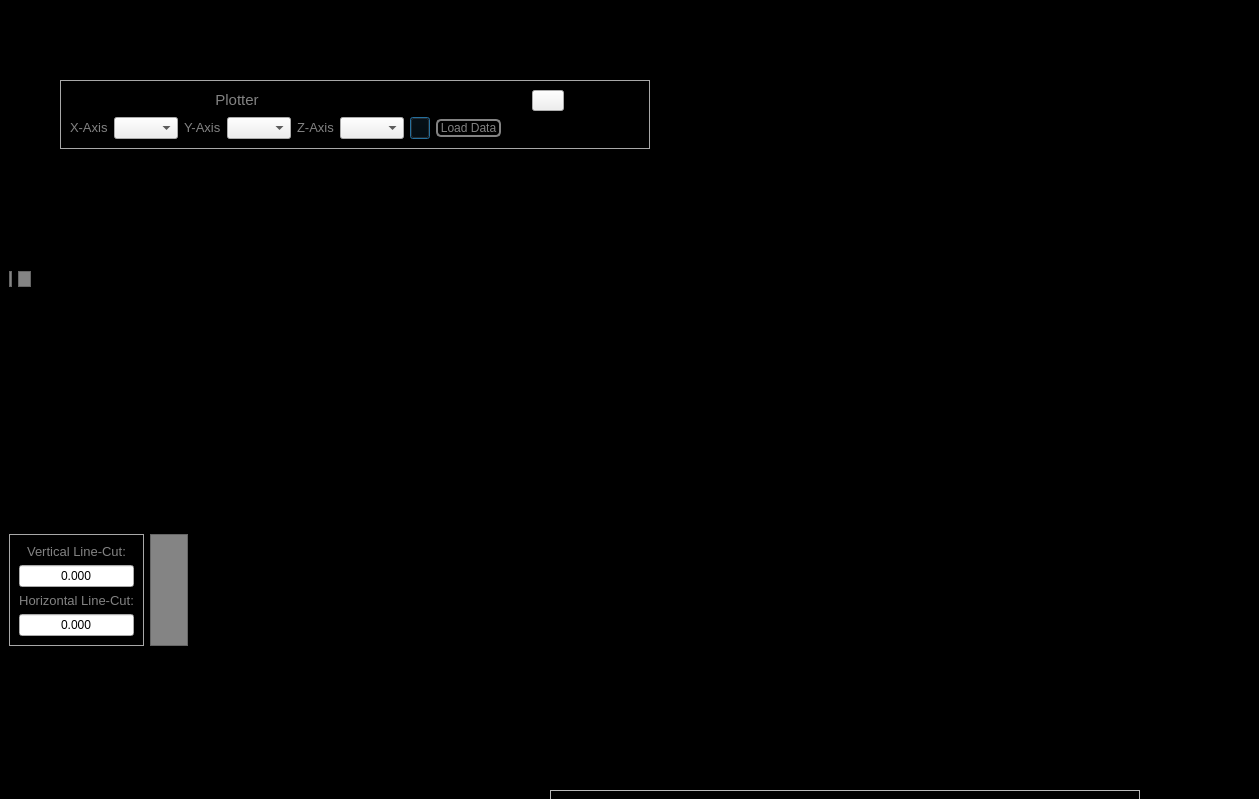
<?xml version="1.0" encoding="UTF-8"?>
<ui version="4.0">
 <class>Dialog</class>
 <widget class="QDialog" name="Dialog">
  <property name="geometry">
   <rect>
    <x>0</x>
    <y>0</y>
    <width>1259</width>
    <height>799</height>
   </rect>
  </property>
  <property name="windowTitle">
   <string>Plotter</string>
  </property>
  <property name="windowIcon">
   <iconset resource="../Resources/nSOTScannerResources.qrc">
    <normaloff>:/nSOTScanner/Pictures/jj_schema.svg</normaloff>:/nSOTScanner/Pictures/jj_schema.svg</iconset>
  </property>
  <property name="styleSheet">
   <string notr="true">#Dialog{
	background-color: rgb(0, 0, 0);}</string>
  </property>
  <widget class="QFrame" name="frame_TopBlock">
   <property name="geometry">
    <rect>
     <x>60</x>
     <y>80</y>
     <width>590</width>
     <height>69</height>
    </rect>
   </property>
   <property name="styleSheet">
    <string notr="true">#frame_TopBlock{
border:1px solid rgb(168,168,168)
}</string>
   </property>
   <property name="frameShape">
    <enum>QFrame::StyledPanel</enum>
   </property>
   <property name="frameShadow">
    <enum>QFrame::Raised</enum>
   </property>
   <layout class="QGridLayout" name="gridLayout_6">
    <item row="1" column="3">
     <widget class="QComboBox" name="yAxis"/>
    </item>
    <item row="1" column="6">
     <widget class="QPushButton" name="refresh">
      <property name="minimumSize">
       <size>
        <width>20</width>
        <height>20</height>
       </size>
      </property>
      <property name="toolTip">
       <string>Refresh Plot</string>
      </property>
      <property name="styleSheet">
       <string notr="true">#refresh{
image:url(:/nSOTScanner/Pictures/refresh.png);
background: black;

}

QPushButton:pressed#refresh{
image:url(:/nSOTScanner/Pictures/refresh.png);
background: black;
border: 2px rgb(131,131,131);
border-radius: 5px
}</string>
      </property>
      <property name="text">
       <string/>
      </property>
     </widget>
    </item>
    <item row="0" column="10">
     <widget class="QPushButton" name="sensitivity">
      <property name="sizePolicy">
       <sizepolicy hsizetype="Preferred" vsizetype="Fixed">
        <horstretch>0</horstretch>
        <verstretch>0</verstretch>
       </sizepolicy>
      </property>
      <property name="minimumSize">
       <size>
        <width>20</width>
        <height>20</height>
       </size>
      </property>
      <property name="toolTip">
       <string>Compute Sensitivity</string>
      </property>
      <property name="styleSheet">
       <string notr="true">#sensitivity{
image:url(:/nSOTScanner/Pictures/inverseSigma.png);
background: black;
border: 0px solid rgb(95,107,166);
}

QPushButton:pressed#sensitivity{
image:url(:/nSOTScanner/Pictures/inverseSigma.png);
background: black;
border: 2px rgb(131,131,131);
border-radius: 5px
}</string>
      </property>
      <property name="text">
       <string/>
      </property>
     </widget>
    </item>
    <item row="0" column="11">
     <widget class="QPushButton" name="savePlot">
      <property name="sizePolicy">
       <sizepolicy hsizetype="Preferred" vsizetype="Fixed">
        <horstretch>0</horstretch>
        <verstretch>0</verstretch>
       </sizepolicy>
      </property>
      <property name="toolTip">
       <string>Compute Sensitivity</string>
      </property>
      <property name="styleSheet">
       <string notr="true">#savePlot{
image:url(:/nSOTScanner/Pictures/save.png);
background: black;
border: 0px solid rgb(95,107,166);
}

QPushButton:pressed#savePlot{
image:url(:/nSOTScanner/Pictures/save.png);
background: black;
border: 2px rgb(131,131,131);
border-radius: 5px
}</string>
      </property>
      <property name="text">
       <string/>
      </property>
     </widget>
    </item>
    <item row="1" column="9">
     <widget class="QPushButton" name="gradient">
      <property name="sizePolicy">
       <sizepolicy hsizetype="Preferred" vsizetype="Fixed">
        <horstretch>0</horstretch>
        <verstretch>0</verstretch>
       </sizepolicy>
      </property>
      <property name="toolTip">
       <string>Directional Gradient</string>
      </property>
      <property name="styleSheet">
       <string notr="true">#gradient{
image:url(:/nSOTScanner/Pictures/inverseNabla.png);
background: black;
border: 0px solid rgb(95,107,166);
}

QPushButton:pressed#gradient{
image:url(:/nSOTScanner/Pictures/inverseNabla.png);
background: black;
border: 2px rgb(131,131,131);
border-radius: 5px
}</string>
      </property>
      <property name="text">
       <string/>
      </property>
     </widget>
    </item>
    <item row="1" column="7">
     <widget class="QPushButton" name="browse">
      <property name="minimumSize">
       <size>
        <width>65</width>
        <height>17</height>
       </size>
      </property>
      <property name="toolTip">
       <string>Browse Data Vault</string>
      </property>
      <property name="styleSheet">
       <string notr="true">QPushButton:pressed#browse{
color: rgb(0,0,0);
background-color:rgb(131,131,131);
border: 1px solid rgb(0,0,0);
border-radius: 5px
}

QPushButton#browse{
color: rgb(131,131,131);
background-color:rgb(0,0,0);
border: 2px solid  rgb(131,131,131);
border-radius: 5px
}</string>
      </property>
      <property name="text">
       <string>Load Data</string>
      </property>
     </widget>
    </item>
    <item row="0" column="9">
     <widget class="QPushButton" name="subtract">
      <property name="sizePolicy">
       <sizepolicy hsizetype="Preferred" vsizetype="Fixed">
        <horstretch>0</horstretch>
        <verstretch>0</verstretch>
       </sizepolicy>
      </property>
      <property name="minimumSize">
       <size>
        <width>20</width>
        <height>20</height>
       </size>
      </property>
      <property name="toolTip">
       <string>Subtract Fit</string>
      </property>
      <property name="styleSheet">
       <string notr="true">#subtract{menu-indicator:{image:none}}

#subtract{
image:url(:/nSOTScanner/Pictures/inverseRes.png);
background: black;
border: 0px solid rgb(95,107,166);
}

QPushButton:pressed#subtract{
image:url(:/nSOTScanner/Pictures/inverseRes.png);
background: black;
border: 2px rgb(131,131,131);
border-radius: 5px
}</string>
      </property>
      <property name="text">
       <string/>
      </property>
     </widget>
    </item>
    <item row="1" column="10">
     <widget class="QPushButton" name="diamCalc">
      <property name="sizePolicy">
       <sizepolicy hsizetype="Preferred" vsizetype="Fixed">
        <horstretch>0</horstretch>
        <verstretch>0</verstretch>
       </sizepolicy>
      </property>
      <property name="toolTip">
       <string>Estimate nSOT Diameter</string>
      </property>
      <property name="styleSheet">
       <string notr="true">#diamCalc{
image:url(:/nSOTScanner/Pictures/inverseDiameter.png);
background: black;
border: 0px solid rgb(95,107,166);
}

QPushButton:pressed#diamCalc{
image:url(:/nSOTScanner/Pictures/inverseDiameter.png);
background: black;
border: 2px rgb(131,131,131);
border-radius: 5px
}</string>
      </property>
      <property name="text">
       <string/>
      </property>
     </widget>
    </item>
    <item row="1" column="5">
     <widget class="QComboBox" name="zAxis"/>
    </item>
    <item row="1" column="8">
     <widget class="QPushButton" name="zoom">
      <property name="minimumSize">
       <size>
        <width>20</width>
        <height>20</height>
       </size>
      </property>
      <property name="toolTip">
       <string>Zoom</string>
      </property>
      <property name="styleSheet">
       <string notr="true">#zoom{
image:url(:/nSOTScanner/Pictures/zoomIcon.png);
background: black;
border: 0px solid rgb(95,107,166);
}

QPushButton:pressed#zoom{
image:url(:/nSOTScanner/Pictures/zoomIcon.png);
background: black;
border: 2px rgb(131,131,131);
border-radius: 5px
}</string>
      </property>
      <property name="text">
       <string/>
      </property>
     </widget>
    </item>
    <item row="1" column="2">
     <widget class="QLabel" name="label_3">
      <property name="text">
       <string>&lt;html&gt;&lt;head/&gt;&lt;body&gt;&lt;p&gt;&lt;span style=&quot; font-size:10pt; color:#838383;&quot;&gt;Y-Axis&lt;/span&gt;&lt;/p&gt;&lt;/body&gt;&lt;/html&gt;</string>
      </property>
     </widget>
    </item>
    <item row="1" column="4">
     <widget class="QLabel" name="label_4">
      <property name="text">
       <string>&lt;html&gt;&lt;head/&gt;&lt;body&gt;&lt;p&gt;&lt;span style=&quot; font-size:10pt; color:#838383;&quot;&gt;Z-Axis&lt;/span&gt;&lt;/p&gt;&lt;/body&gt;&lt;/html&gt;</string>
      </property>
     </widget>
    </item>
    <item row="1" column="11">
     <widget class="QPushButton" name="addPlot">
      <property name="sizePolicy">
       <sizepolicy hsizetype="Preferred" vsizetype="Fixed">
        <horstretch>0</horstretch>
        <verstretch>0</verstretch>
       </sizepolicy>
      </property>
      <property name="minimumSize">
       <size>
        <width>20</width>
        <height>20</height>
       </size>
      </property>
      <property name="focusPolicy">
       <enum>Qt::NoFocus</enum>
      </property>
      <property name="toolTip">
       <string>Add Plot</string>
      </property>
      <property name="styleSheet">
       <string notr="true">#addPlot{
image:url(:/nSOTScanner/Pictures/add.png);
background: black;
border: 0px solid rgb(95,107,166);
}

QPushButton:pressed#addPlot{
image:url(:/nSOTScanner/Pictures/add.png);
background: black;
border: 2px rgb(131,131,131);
border-radius: 5px
}</string>
      </property>
      <property name="text">
       <string/>
      </property>
      <property name="autoDefault">
       <bool>false</bool>
      </property>
     </widget>
    </item>
    <item row="1" column="1">
     <widget class="QComboBox" name="xAxis"/>
    </item>
    <item row="0" column="6">
     <widget class="QPushButton" name="trSelect">
      <property name="minimumSize">
       <size>
        <width>20</width>
        <height>20</height>
       </size>
      </property>
      <property name="toolTip">
       <string>Trace/Retrace Select</string>
      </property>
      <property name="styleSheet">
       <string notr="true">#trSelect{
image:url(:/nSOTScanner/Pictures/traceIcon.png);
background: black;
border: 0px solid rgb(95,107,166);
}

QPushButton:pressed#trSelect{
image:url(:/nSOTScanner/Pictures/traceIcon.png);
background: black;
border: 2px rgb(131,131,131);
border-radius: 5px
}</string>
      </property>
      <property name="text">
       <string/>
      </property>
     </widget>
    </item>
    <item row="0" column="7" colspan="2">
     <widget class="QLabel" name="plotType">
      <property name="text">
       <string>Plot Type</string>
      </property>
     </widget>
    </item>
    <item row="1" column="0">
     <widget class="QLabel" name="label_2">
      <property name="text">
       <string>&lt;html&gt;&lt;head/&gt;&lt;body&gt;&lt;p&gt;&lt;span style=&quot; font-size:10pt; color:#838383;&quot;&gt;X-Axis&lt;/span&gt;&lt;/p&gt;&lt;/body&gt;&lt;/html&gt;</string>
      </property>
     </widget>
    </item>
    <item row="0" column="0" colspan="6">
     <widget class="QLabel" name="plotTitle">
      <property name="text">
       <string>&lt;html&gt;&lt;head/&gt;&lt;body&gt;&lt;p&gt;&lt;span style=&quot; font-size:11pt; color:#838383;&quot;&gt;Plotter&lt;/span&gt;&lt;/p&gt;&lt;/body&gt;&lt;/html&gt;</string>
      </property>
      <property name="alignment">
       <set>Qt::AlignCenter</set>
      </property>
     </widget>
    </item>
   </layout>
  </widget>
  <widget class="QWidget" name="horizontalLayoutWidget">
   <property name="geometry">
    <rect>
     <x>9</x>
     <y>271</y>
     <width>22</width>
     <height>16</height>
    </rect>
   </property>
   <layout class="QHBoxLayout" name="horizontalLayout" stretch="1,4">
    <item>
     <layout class="QVBoxLayout" name="Layout_YZPlotArea">
      <item>
       <widget class="QFrame" name="frame_YZPlotArea">
        <property name="styleSheet">
         <string notr="true">background-color: rgb(132, 132, 132);</string>
        </property>
        <property name="frameShape">
         <enum>QFrame::StyledPanel</enum>
        </property>
        <property name="frameShadow">
         <enum>QFrame::Raised</enum>
        </property>
       </widget>
      </item>
     </layout>
    </item>
    <item>
     <layout class="QGridLayout" name="Layout_mainPlotArea">
      <item row="1" column="0">
       <widget class="QFrame" name="frame_mainPlotArea">
        <property name="styleSheet">
         <string notr="true">background-color: rgb(132, 132, 132);</string>
        </property>
        <property name="frameShape">
         <enum>QFrame::StyledPanel</enum>
        </property>
        <property name="frameShadow">
         <enum>QFrame::Raised</enum>
        </property>
       </widget>
      </item>
     </layout>
    </item>
   </layout>
  </widget>
  <widget class="QWidget" name="horizontalLayoutWidget_2">
   <property name="geometry">
    <rect>
     <x>9</x>
     <y>534</y>
     <width>319</width>
     <height>112</height>
    </rect>
   </property>
   <layout class="QHBoxLayout" name="horizontalLayout_2" stretch="1,4">
    <item>
     <widget class="QFrame" name="frame_LineCut">
      <property name="styleSheet">
       <string notr="true">#frame_LineCut{
border:1px solid rgb(168,168,168)
}</string>
      </property>
      <property name="frameShape">
       <enum>QFrame::StyledPanel</enum>
      </property>
      <property name="frameShadow">
       <enum>QFrame::Raised</enum>
      </property>
      <layout class="QVBoxLayout" name="verticalLayout">
       <item>
        <widget class="QLabel" name="label_27">
         <property name="text">
          <string>&lt;html&gt;&lt;head/&gt;&lt;body&gt;&lt;p&gt;&lt;span style=&quot; font-size:10pt; color:#838383;&quot;&gt;Vertical Line-Cut:&lt;/span&gt;&lt;/p&gt;&lt;/body&gt;&lt;/html&gt;</string>
         </property>
         <property name="alignment">
          <set>Qt::AlignCenter</set>
         </property>
        </widget>
       </item>
       <item>
        <widget class="QLineEdit" name="lineEdit_vCutPos">
         <property name="text">
          <string>0.000</string>
         </property>
         <property name="alignment">
          <set>Qt::AlignCenter</set>
         </property>
        </widget>
       </item>
       <item>
        <widget class="QLabel" name="label_29">
         <property name="text">
          <string>&lt;html&gt;&lt;head/&gt;&lt;body&gt;&lt;p&gt;&lt;span style=&quot; font-size:10pt; color:#838383;&quot;&gt;Horizontal Line-Cut:&lt;/span&gt;&lt;/p&gt;&lt;/body&gt;&lt;/html&gt;</string>
         </property>
         <property name="alignment">
          <set>Qt::AlignCenter</set>
         </property>
        </widget>
       </item>
       <item>
        <widget class="QLineEdit" name="lineEdit_hCutPos">
         <property name="text">
          <string>0.000</string>
         </property>
         <property name="alignment">
          <set>Qt::AlignCenter</set>
         </property>
        </widget>
       </item>
      </layout>
     </widget>
    </item>
    <item>
     <layout class="QHBoxLayout" name="Layout_XZPlotArea">
      <item>
       <widget class="QFrame" name="frame_XZPlotArea">
        <property name="styleSheet">
         <string notr="true">background-color: rgb(132, 132, 132);</string>
        </property>
        <property name="frameShape">
         <enum>QFrame::StyledPanel</enum>
        </property>
        <property name="frameShadow">
         <enum>QFrame::Raised</enum>
        </property>
       </widget>
      </item>
      <item>
       <spacer name="horizontalSpacer">
        <property name="orientation">
         <enum>Qt::Horizontal</enum>
        </property>
        <property name="sizeType">
         <enum>QSizePolicy::Fixed</enum>
        </property>
        <property name="sizeHint" stdset="0">
         <size>
          <width>140</width>
          <height>20</height>
         </size>
        </property>
       </spacer>
      </item>
     </layout>
    </item>
   </layout>
  </widget>
  <widget class="QFrame" name="frame_TopBlock_2">
   <property name="geometry">
    <rect>
     <x>550</x>
     <y>790</y>
     <width>590</width>
     <height>69</height>
    </rect>
   </property>
   <property name="styleSheet">
    <string notr="true">#frame_TopBlock{
border:1px solid rgb(168,168,168)
}</string>
   </property>
   <property name="frameShape">
    <enum>QFrame::StyledPanel</enum>
   </property>
   <property name="frameShadow">
    <enum>QFrame::Raised</enum>
   </property>
   <layout class="QGridLayout" name="gridLayout_7">
    <item row="1" column="3">
     <widget class="QComboBox" name="yAxis_2"/>
    </item>
    <item row="1" column="6">
     <widget class="QPushButton" name="refresh_2">
      <property name="minimumSize">
       <size>
        <width>20</width>
        <height>20</height>
       </size>
      </property>
      <property name="toolTip">
       <string>Refresh Plot</string>
      </property>
      <property name="styleSheet">
       <string notr="true">#refresh{
image:url(:/nSOTScanner/Pictures/refresh.png);
background: black;

}

QPushButton:pressed#refresh{
image:url(:/nSOTScanner/Pictures/refresh.png);
background: black;
border: 2px rgb(131,131,131);
border-radius: 5px
}</string>
      </property>
      <property name="text">
       <string/>
      </property>
     </widget>
    </item>
    <item row="0" column="10">
     <widget class="QPushButton" name="sensitivity_2">
      <property name="sizePolicy">
       <sizepolicy hsizetype="Preferred" vsizetype="Fixed">
        <horstretch>0</horstretch>
        <verstretch>0</verstretch>
       </sizepolicy>
      </property>
      <property name="minimumSize">
       <size>
        <width>20</width>
        <height>20</height>
       </size>
      </property>
      <property name="toolTip">
       <string>Compute Sensitivity</string>
      </property>
      <property name="styleSheet">
       <string notr="true">#sensitivity{
image:url(:/nSOTScanner/Pictures/inverseSigma.png);
background: black;
border: 0px solid rgb(95,107,166);
}

QPushButton:pressed#sensitivity{
image:url(:/nSOTScanner/Pictures/inverseSigma.png);
background: black;
border: 2px rgb(131,131,131);
border-radius: 5px
}</string>
      </property>
      <property name="text">
       <string/>
      </property>
     </widget>
    </item>
    <item row="0" column="11">
     <widget class="QPushButton" name="savePlot_2">
      <property name="sizePolicy">
       <sizepolicy hsizetype="Preferred" vsizetype="Fixed">
        <horstretch>0</horstretch>
        <verstretch>0</verstretch>
       </sizepolicy>
      </property>
      <property name="toolTip">
       <string>Compute Sensitivity</string>
      </property>
      <property name="styleSheet">
       <string notr="true">#savePlot{
image:url(:/nSOTScanner/Pictures/save.png);
background: black;
border: 0px solid rgb(95,107,166);
}

QPushButton:pressed#savePlot{
image:url(:/nSOTScanner/Pictures/save.png);
background: black;
border: 2px rgb(131,131,131);
border-radius: 5px
}</string>
      </property>
      <property name="text">
       <string/>
      </property>
     </widget>
    </item>
    <item row="1" column="9">
     <widget class="QPushButton" name="gradient_2">
      <property name="sizePolicy">
       <sizepolicy hsizetype="Preferred" vsizetype="Fixed">
        <horstretch>0</horstretch>
        <verstretch>0</verstretch>
       </sizepolicy>
      </property>
      <property name="toolTip">
       <string>Directional Gradient</string>
      </property>
      <property name="styleSheet">
       <string notr="true">#gradient{
image:url(:/nSOTScanner/Pictures/inverseNabla.png);
background: black;
border: 0px solid rgb(95,107,166);
}

QPushButton:pressed#gradient{
image:url(:/nSOTScanner/Pictures/inverseNabla.png);
background: black;
border: 2px rgb(131,131,131);
border-radius: 5px
}</string>
      </property>
      <property name="text">
       <string/>
      </property>
     </widget>
    </item>
    <item row="1" column="7">
     <widget class="QPushButton" name="browse_2">
      <property name="minimumSize">
       <size>
        <width>65</width>
        <height>17</height>
       </size>
      </property>
      <property name="toolTip">
       <string>Browse Data Vault</string>
      </property>
      <property name="styleSheet">
       <string notr="true">QPushButton:pressed#browse{
color: rgb(0,0,0);
background-color:rgb(131,131,131);
border: 1px solid rgb(0,0,0);
border-radius: 5px
}

QPushButton#browse{
color: rgb(131,131,131);
background-color:rgb(0,0,0);
border: 2px solid  rgb(131,131,131);
border-radius: 5px
}</string>
      </property>
      <property name="text">
       <string>Load Data</string>
      </property>
     </widget>
    </item>
    <item row="0" column="9">
     <widget class="QPushButton" name="subtract_2">
      <property name="sizePolicy">
       <sizepolicy hsizetype="Preferred" vsizetype="Fixed">
        <horstretch>0</horstretch>
        <verstretch>0</verstretch>
       </sizepolicy>
      </property>
      <property name="minimumSize">
       <size>
        <width>20</width>
        <height>20</height>
       </size>
      </property>
      <property name="toolTip">
       <string>Subtract Fit</string>
      </property>
      <property name="styleSheet">
       <string notr="true">#subtract{menu-indicator:{image:none}}

#subtract{
image:url(:/nSOTScanner/Pictures/inverseRes.png);
background: black;
border: 0px solid rgb(95,107,166);
}

QPushButton:pressed#subtract{
image:url(:/nSOTScanner/Pictures/inverseRes.png);
background: black;
border: 2px rgb(131,131,131);
border-radius: 5px
}</string>
      </property>
      <property name="text">
       <string/>
      </property>
     </widget>
    </item>
    <item row="1" column="10">
     <widget class="QPushButton" name="diamCalc_2">
      <property name="sizePolicy">
       <sizepolicy hsizetype="Preferred" vsizetype="Fixed">
        <horstretch>0</horstretch>
        <verstretch>0</verstretch>
       </sizepolicy>
      </property>
      <property name="toolTip">
       <string>Estimate nSOT Diameter</string>
      </property>
      <property name="styleSheet">
       <string notr="true">#diamCalc{
image:url(:/nSOTScanner/Pictures/inverseDiameter.png);
background: black;
border: 0px solid rgb(95,107,166);
}

QPushButton:pressed#diamCalc{
image:url(:/nSOTScanner/Pictures/inverseDiameter.png);
background: black;
border: 2px rgb(131,131,131);
border-radius: 5px
}</string>
      </property>
      <property name="text">
       <string/>
      </property>
     </widget>
    </item>
    <item row="1" column="5">
     <widget class="QComboBox" name="zAxis_2"/>
    </item>
    <item row="1" column="8">
     <widget class="QPushButton" name="zoom_2">
      <property name="minimumSize">
       <size>
        <width>20</width>
        <height>20</height>
       </size>
      </property>
      <property name="toolTip">
       <string>Zoom</string>
      </property>
      <property name="styleSheet">
       <string notr="true">#zoom{
image:url(:/nSOTScanner/Pictures/zoomIcon.png);
background: black;
border: 0px solid rgb(95,107,166);
}

QPushButton:pressed#zoom{
image:url(:/nSOTScanner/Pictures/zoomIcon.png);
background: black;
border: 2px rgb(131,131,131);
border-radius: 5px
}</string>
      </property>
      <property name="text">
       <string/>
      </property>
     </widget>
    </item>
    <item row="1" column="2">
     <widget class="QLabel" name="label_5">
      <property name="text">
       <string>&lt;html&gt;&lt;head/&gt;&lt;body&gt;&lt;p&gt;&lt;span style=&quot; font-size:10pt; color:#838383;&quot;&gt;Y-Axis&lt;/span&gt;&lt;/p&gt;&lt;/body&gt;&lt;/html&gt;</string>
      </property>
     </widget>
    </item>
    <item row="1" column="4">
     <widget class="QLabel" name="label_6">
      <property name="text">
       <string>&lt;html&gt;&lt;head/&gt;&lt;body&gt;&lt;p&gt;&lt;span style=&quot; font-size:10pt; color:#838383;&quot;&gt;Z-Axis&lt;/span&gt;&lt;/p&gt;&lt;/body&gt;&lt;/html&gt;</string>
      </property>
     </widget>
    </item>
    <item row="1" column="11">
     <widget class="QPushButton" name="addPlot_2">
      <property name="sizePolicy">
       <sizepolicy hsizetype="Preferred" vsizetype="Fixed">
        <horstretch>0</horstretch>
        <verstretch>0</verstretch>
       </sizepolicy>
      </property>
      <property name="minimumSize">
       <size>
        <width>20</width>
        <height>20</height>
       </size>
      </property>
      <property name="focusPolicy">
       <enum>Qt::NoFocus</enum>
      </property>
      <property name="toolTip">
       <string>Add Plot</string>
      </property>
      <property name="styleSheet">
       <string notr="true">#addPlot{
image:url(:/nSOTScanner/Pictures/add.png);
background: black;
border: 0px solid rgb(95,107,166);
}

QPushButton:pressed#addPlot{
image:url(:/nSOTScanner/Pictures/add.png);
background: black;
border: 2px rgb(131,131,131);
border-radius: 5px
}</string>
      </property>
      <property name="text">
       <string/>
      </property>
      <property name="autoDefault">
       <bool>false</bool>
      </property>
     </widget>
    </item>
    <item row="1" column="1">
     <widget class="QComboBox" name="xAxis_2"/>
    </item>
    <item row="0" column="6">
     <widget class="QPushButton" name="trSelect_2">
      <property name="minimumSize">
       <size>
        <width>20</width>
        <height>20</height>
       </size>
      </property>
      <property name="toolTip">
       <string>Trace/Retrace Select</string>
      </property>
      <property name="styleSheet">
       <string notr="true">#trSelect{
image:url(:/nSOTScanner/Pictures/traceIcon.png);
background: black;
border: 0px solid rgb(95,107,166);
}

QPushButton:pressed#trSelect{
image:url(:/nSOTScanner/Pictures/traceIcon.png);
background: black;
border: 2px rgb(131,131,131);
border-radius: 5px
}</string>
      </property>
      <property name="text">
       <string/>
      </property>
     </widget>
    </item>
    <item row="0" column="7" colspan="2">
     <widget class="QLabel" name="plotType_2">
      <property name="text">
       <string>Plot Type</string>
      </property>
     </widget>
    </item>
    <item row="1" column="0">
     <widget class="QLabel" name="label_7">
      <property name="text">
       <string>&lt;html&gt;&lt;head/&gt;&lt;body&gt;&lt;p&gt;&lt;span style=&quot; font-size:10pt; color:#838383;&quot;&gt;X-Axis&lt;/span&gt;&lt;/p&gt;&lt;/body&gt;&lt;/html&gt;</string>
      </property>
     </widget>
    </item>
    <item row="0" column="0" colspan="6">
     <widget class="QLabel" name="plotTitle_2">
      <property name="text">
       <string>&lt;html&gt;&lt;head/&gt;&lt;body&gt;&lt;p&gt;&lt;span style=&quot; font-size:11pt; color:#838383;&quot;&gt;Plotter&lt;/span&gt;&lt;/p&gt;&lt;/body&gt;&lt;/html&gt;</string>
      </property>
      <property name="alignment">
       <set>Qt::AlignCenter</set>
      </property>
     </widget>
    </item>
   </layout>
  </widget>
 </widget>
 <resources>
  <include location="../Resources/nSOTScannerResources.qrc"/>
 </resources>
 <connections/>
</ui>
